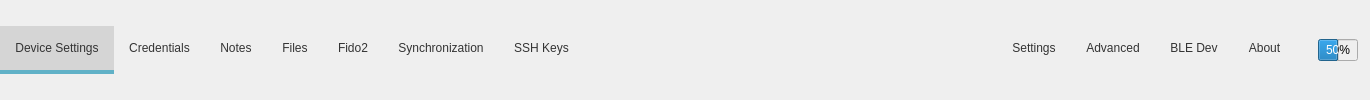
     <widget class="QWidget" name="widgetHeader" native="true">
      <property name="styleSheet">
       <string notr="true">QPushButton {
color: #333333;
background-color: #EFEFEF;
padding: 15px;
border: none;
border-bottom: 4px solid #EFEFEF;
}

QPushButton:hover {
background-color: #d5d5d5;
border-bottom: 4px solid #d5d5d5;
}

QPushButton:checked {
background-color: #d5d5d5;
border-bottom: 4px solid #60B1C7;
}

QWidget {background-color: #EFEFEF;}</string>
      </property>
      <layout class="QHBoxLayout" name="horizontalLayout_2">
       <property name="spacing">
        <number>0</number>
       </property>
       <property name="leftMargin">
        <number>0</number>
       </property>
       <property name="topMargin">
        <number>0</number>
       </property>
       <property name="rightMargin">
        <number>0</number>
       </property>
       <property name="bottomMargin">
        <number>0</number>
       </property>
       <item>
        <widget class="QPushButton" name="pushButtonDevSettings">
         <property name="text">
          <string>Device Settings</string>
         </property>
         <property name="checkable">
          <bool>true</bool>
         </property>
         <property name="checked">
          <bool>true</bool>
         </property>
         <property name="autoExclusive">
          <bool>true</bool>
         </property>
        </widget>
       </item>
       <item>
        <widget class="QPushButton" name="pushButtonCred">
         <property name="text">
          <string>Credentials</string>
         </property>
         <property name="checkable">
          <bool>true</bool>
         </property>
         <property name="autoExclusive">
          <bool>true</bool>
         </property>
        </widget>
       </item>
       <item>
        <widget class="QPushButton" name="pushButtonNotes">
         <property name="text">
          <string>Notes</string>
         </property>
         <property name="checkable">
          <bool>true</bool>
         </property>
         <property name="autoExclusive">
          <bool>true</bool>
         </property>
        </widget>
       </item>
       <item>
        <widget class="QPushButton" name="pushButtonFiles">
         <property name="text">
          <string>Files</string>
         </property>
         <property name="shortcut">
          <string>Ctrl+A, Ctrl+D, Ctrl+F</string>
         </property>
         <property name="checkable">
          <bool>true</bool>
         </property>
         <property name="autoExclusive">
          <bool>true</bool>
         </property>
        </widget>
       </item>
       <item>
        <widget class="QPushButton" name="pushButtonFido">
         <property name="text">
          <string>Fido2</string>
         </property>
         <property name="checkable">
          <bool>true</bool>
         </property>
         <property name="autoExclusive">
          <bool>true</bool>
         </property>
        </widget>
       </item>
       <item>
        <widget class="QPushButton" name="pushButtonSync">
         <property name="text">
          <string>Synchronization</string>
         </property>
         <property name="checkable">
          <bool>true</bool>
         </property>
         <property name="autoExclusive">
          <bool>true</bool>
         </property>
        </widget>
       </item>
       <item>
        <widget class="QPushButton" name="pushButtonSSH">
         <property name="text">
          <string>SSH Keys</string>
         </property>
         <property name="shortcut">
          <string>Ctrl+A, Ctrl+D, Ctrl+F</string>
         </property>
         <property name="checkable">
          <bool>true</bool>
         </property>
         <property name="autoExclusive">
          <bool>true</bool>
         </property>
        </widget>
       </item>
       <item>
        <spacer name="horizontalSpacer">
         <property name="orientation">
          <enum>Qt::Horizontal</enum>
         </property>
         <property name="sizeHint" stdset="0">
          <size>
           <width>413</width>
           <height>20</height>
          </size>
         </property>
        </spacer>
       </item>
       <item>
        <widget class="QPushButton" name="pushButtonAppSettings">
         <property name="text">
          <string>Settings</string>
         </property>
         <property name="checkable">
          <bool>true</bool>
         </property>
         <property name="autoExclusive">
          <bool>true</bool>
         </property>
        </widget>
       </item>
       <item>
        <widget class="QPushButton" name="pushButtonAdvanced">
         <property name="text">
          <string>Advanced</string>
         </property>
         <property name="checkable">
          <bool>true</bool>
         </property>
         <property name="autoExclusive">
          <bool>true</bool>
         </property>
        </widget>
       </item>
       <item>
        <widget class="QPushButton" name="pushButtonBleDev">
         <property name="text">
          <string>BLE Dev</string>
         </property>
         <property name="checkable">
          <bool>true</bool>
         </property>
         <property name="autoExclusive">
          <bool>true</bool>
         </property>
        </widget>
       </item>
       <item>
        <widget class="QPushButton" name="pushButtonAbout">
         <property name="text">
          <string>About</string>
         </property>
         <property name="checkable">
          <bool>true</bool>
         </property>
         <property name="autoExclusive">
          <bool>true</bool>
         </property>
        </widget>
       </item>
       <item>
        <layout class="QHBoxLayout" name="horizontalLayout_61">
         <property name="leftMargin">
          <number>15</number>
         </property>
         <property name="rightMargin">
          <number>5</number>
         </property>
         <item>
          <widget class="QLabel" name="label_charging">
           <property name="text">
            <string/>
           </property>
          </widget>
         </item>
         <item>
          <widget class="QProgressBar" name="pbBleBattery">
           <property name="sizePolicy">
            <sizepolicy hsizetype="Fixed" vsizetype="Fixed">
             <horstretch>0</horstretch>
             <verstretch>0</verstretch>
            </sizepolicy>
           </property>
           <property name="maximumSize">
            <size>
             <width>40</width>
             <height>16777215</height>
            </size>
           </property>
           <property name="value">
            <number>50</number>
           </property>
           <property name="invertedAppearance">
            <bool>false</bool>
           </property>
          </widget>
         </item>
        </layout>
       </item>
       <item>
        <widget class="QLabel" name="labelLogo"/>
       </item>
      </layout>
     </widget>
